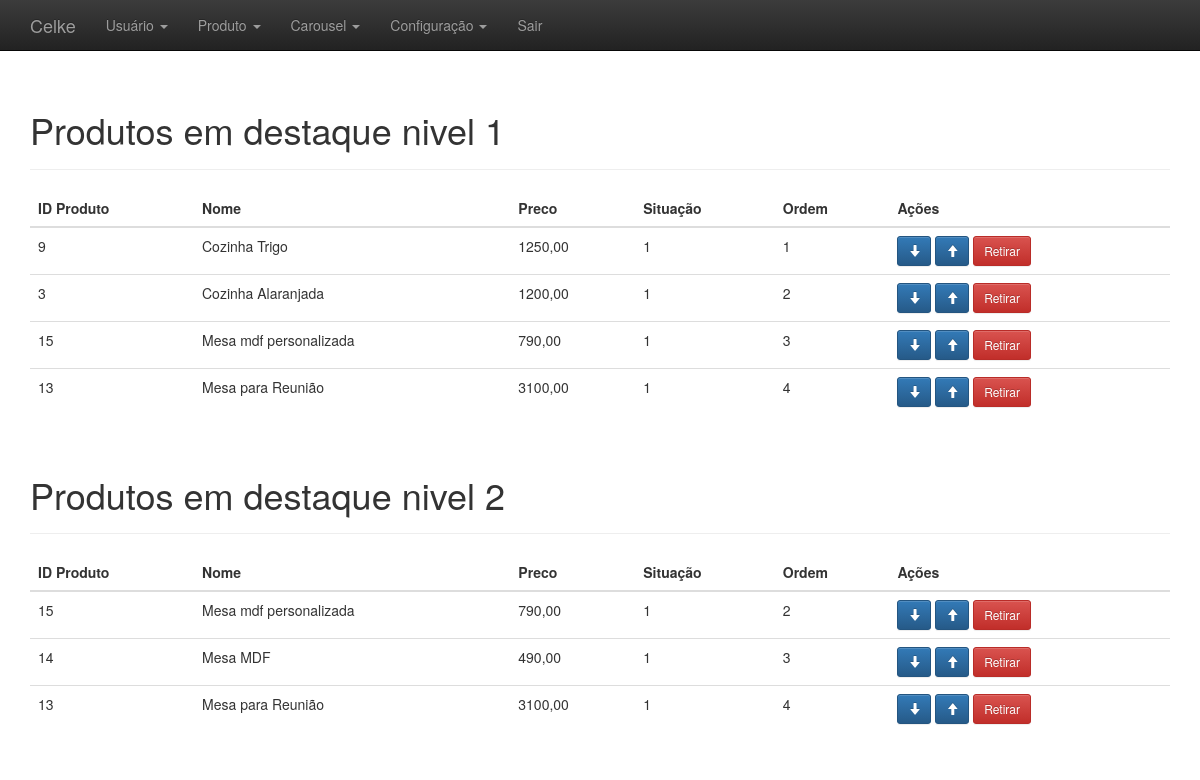
/adm/administrativo.php?link=22 (signed in), run on the app's committed database.
### tables this page shows
CREATE TABLE IF NOT EXISTS `destaques_produtos` (
  `id` int(11) NOT NULL AUTO_INCREMENT,
  `produto_id` int(11) NOT NULL,
  `nivel_um` int(11) NOT NULL,
  `nivel_dois` int(11) NOT NULL,
  `interessar` int(11) NOT NULL,
  `ordem` int(11) NOT NULL,
  `created` datetime NOT NULL,
  `modified` datetime DEFAULT NULL,
  PRIMARY KEY (`id`)
);

CREATE TABLE IF NOT EXISTS `produtos` (
  `id` int(11) NOT NULL AUTO_INCREMENT,
  `nome` varchar(520) NOT NULL,
  `descricao_curta` text NOT NULL,
  `descricao_longa` text NOT NULL,
  `preco` varchar(20) NOT NULL,
  `tag` varchar(520) NOT NULL,
  `description` varchar(520) NOT NULL,
  `slug` varchar(520) NOT NULL,
  `imagem` varchar(220) NOT NULL,
  `situacao_id` int(11) NOT NULL,
  `modified` datetime DEFAULT NULL,
  `created` datetime NOT NULL,
  `categoria_id` int(11) NOT NULL,
  PRIMARY KEY (`id`)
);

### adm/listar_destaque_produto.php (the view)
<?php
	$resultado_prod_dest=mysql_query("SELECT * FROM destaques_produtos WHERE nivel_um='1' ORDER BY ordem ASC");
	$linhas_prod_dest=mysql_num_rows($resultado_prod_dest);
	$contr_sob = $linhas_prod_dest;
?>
<div class="container theme-showcase" role="main">
  <div class="page-header">
	<h1>Produtos em destaque nivel 1</h1>
  </div>
  <div class="row">
	<div class="col-md-12">
	  <table class="table">
		<thead>
		  <tr>
			<th>ID Produto</th>
			<th>Nome</th>
			<th>Preco</th>
			<th>Situação</th>
			<th>Ordem</th>
			<th>Ações</th>
		  </tr>
		</thead>
		<tbody>
			<?php
				$contr_ord = 1;
				while($linhas_prod_dest = mysql_fetch_array($resultado_prod_dest)){
					$produto_id = $linhas_prod_dest['produto_id'];
					$produto_dest_id = $linhas_prod_dest['id'];
					$resultado_prod=mysql_query("SELECT * FROM produtos WHERE id='$produto_id' LIMIT 1");
					$linhas_prod=mysql_fetch_assoc($resultado_prod);
					echo "<tr>";
						echo "<td>".$linhas_prod['id']."</td>";
						echo "<td>".$linhas_prod['nome']."</td>";
						echo "<td>".$linhas_prod['preco']."</td>";
						echo "<td>".$linhas_prod['situacao_id']."</td>";
						echo "<td>".$linhas_prod_dest['ordem']."</td>";
						?>
						<td>
						<?php if($contr_sob != $contr_ord){ ?>
							<a href='processa/proc_edit_ordem_nivel_um.php?situacao=1&id=<?php echo $produto_dest_id; ?>'><button type='button' class='btn btn-sm btn-primary'><span class="glyphicon glyphicon-arrow-down" aria-hidden="true"></span></button></a>
						<?php }else{ ?>
							<a href='#'><button type='button' class='btn btn-sm btn-primary'><span class="glyphicon glyphicon-arrow-down" aria-hidden="true"></span></button></a>
						<?php } ?>
						<?php if($contr_ord != 1){ ?>
							<a href='processa/proc_edit_ordem_nivel_um.php?situacao=2&id=<?php echo $produto_dest_id; ?>'><button type='button' class='btn btn-sm btn-primary'><span class="glyphicon glyphicon-arrow-up" aria-hidden="true"></span></button></a>
						<?php }else{ ?>
							<a href='#'><button type='button' class='btn btn-sm btn-primary'><span class="glyphicon glyphicon-arrow-up" aria-hidden="true"></span></button></a>
						<?php } ?>
						<a href='processa/proc_edit_ordem_nivel_um.php?situacao=3&id=<?php echo $produto_dest_id; ?>'><button type='button' class='btn btn-sm btn-danger'>Retirar</button></a>
						<?php
					echo "</tr>";
					$contr_ord = $contr_ord + 1;
				}
			?>
		</tbody>
	  </table>
	</div>
	</div>
	<?php
	$resultado_prod_dest_dois=mysql_query("SELECT * FROM destaques_produtos WHERE nivel_dois='1' ORDER BY ordem ASC");
	$linhas_prod_dest_dois=mysql_num_rows($resultado_prod_dest_dois);
	$contr_sob_dois = $linhas_prod_dest_dois;
	?>
	<div class="page-header">
	<h1>Produtos em destaque nivel 2</h1>
  </div>
  <div class="row">
	<div class="col-md-12">
	  <table class="table">
		<thead>
		  <tr>
			<th>ID Produto</th>
			<th>Nome</th>
			<th>Preco</th>
			<th>Situação</th>
			<th>Ordem</th>
			<th>Ações</th>
		  </tr>
		</thead>
		<tbody>
			<?php
				$contr_ord_dois = 1;
				while($linhas_prod_dest_dois = mysql_fetch_array($resultado_prod_dest_dois)){
					$produto_id_dois = $linhas_prod_dest_dois['produto_id'];
					$produto_dest_id_dois = $linhas_prod_dest_dois['id'];
					$resultado_prod_dois=mysql_query("SELECT * FROM produtos WHERE id='$produto_id_dois' LIMIT 1");
					$linhas_prod_dois=mysql_fetch_assoc($resultado_prod_dois);
					echo "<tr>";
						echo "<td>".$linhas_prod_dois['id']."</td>";
						echo "<td>".$linhas_prod_dois['nome']."</td>";
						echo "<td>".$linhas_prod_dois['preco']."</td>";
						echo "<td>".$linhas_prod_dois['situacao_id']."</td>";
						echo "<td>".$linhas_prod_dest_dois['ordem']."</td>";
						?>
						<td>
						<?php if($contr_sob_dois != $contr_ord_dois){ ?>
							<a href='processa/proc_edit_ordem_nivel_dois.php?situacao=1&id=<?php echo $produto_dest_id_dois; ?>'><button type='button' class='btn btn-sm btn-primary'><span class="glyphicon glyphicon-arrow-down" aria-hidden="true"></span></button></a>
						<?php }else{ ?>
							<a href='#'><button type='button' class='btn btn-sm btn-primary'><span class="glyphicon glyphicon-arrow-down" aria-hidden="true"></span></button></a>
						<?php } ?>
						<?php if($contr_ord_dois != 1){ ?>
							<a href='processa/proc_edit_ordem_nivel_dois.php?situacao=2&id=<?php echo $produto_dest_id_dois; ?>'><button type='button' class='btn btn-sm btn-primary'><span class="glyphicon glyphicon-arrow-up" aria-hidden="true"></span></button></a>
						<?php }else{ ?>
							<a href='#'><button type='button' class='btn btn-sm btn-primary'><span class="glyphicon glyphicon-arrow-up" aria-hidden="true"></span></button></a>
						<?php } ?>
						<a href='processa/proc_edit_ordem_nivel_dois.php?situacao=3&id=<?php echo $produto_dest_id_dois; ?>'><button type='button' class='btn btn-sm btn-danger'>Retirar</button></a>
						<?php
					echo "</tr>";
					$contr_ord_dois = $contr_ord_dois + 1;
				}
			?>
		</tbody>
	  </table>
	</div>
	</div>
</div>

### adm/css/theme.css (style rules this page uses)
body { padding-top: 70px; padding-bottom: 30px; }

### data on the page
destaques_produtos: produto "9", produto.nome "Cozinha Trigo", produto.preco "1250,00", produto.situacao_id "1", ordem "1"
destaques_produtos: produto "3", produto.nome "Cozinha Alaranjada", produto.preco "1200,00", produto.situacao_id "1", ordem "2"
destaques_produtos: produto "15", produto.nome "Mesa mdf personalizada", produto.preco "790,00", produto.situacao_id "1", ordem "3"
destaques_produtos: produto "13", produto.nome "Mesa para Reunião", produto.preco "3100,00", produto.situacao_id "1", ordem "4"
destaques_produtos: produto "15", produto.nome "Mesa mdf personalizada", produto.preco "790,00", produto.situacao_id "1", ordem "2"
destaques_produtos: produto "14", produto.nome "Mesa MDF", produto.preco "490,00", produto.situacao_id "1", ordem "3"
destaques_produtos: produto "13", produto.nome "Mesa para Reunião", produto.preco "3100,00", produto.situacao_id "1", ordem "4"
